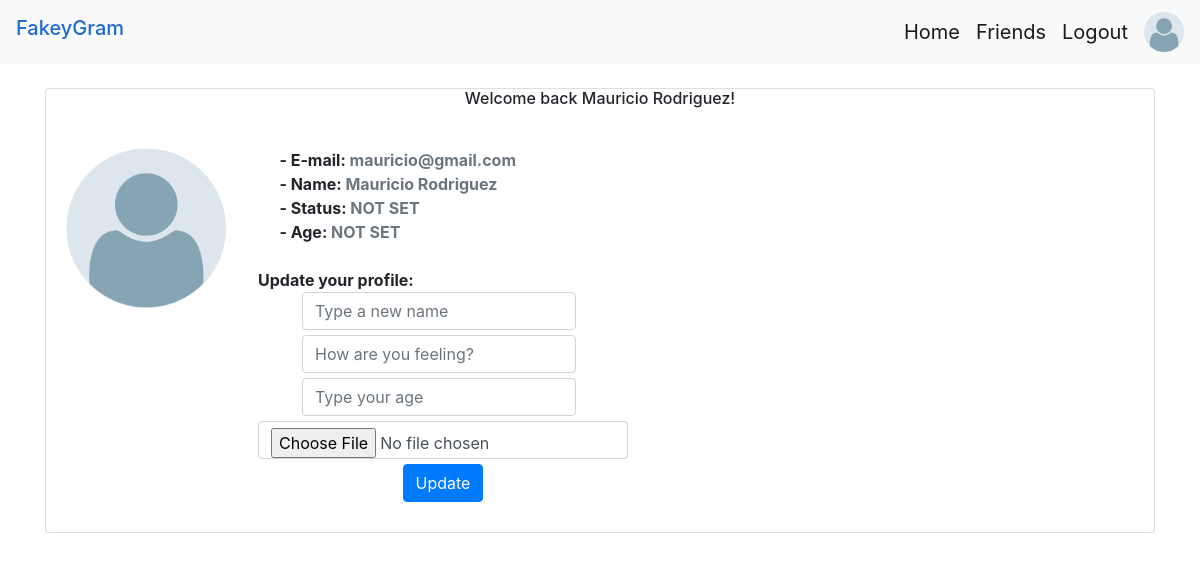
Page /profile.php?user=mauricio@gmail.com (signed in) on the earlier database version.
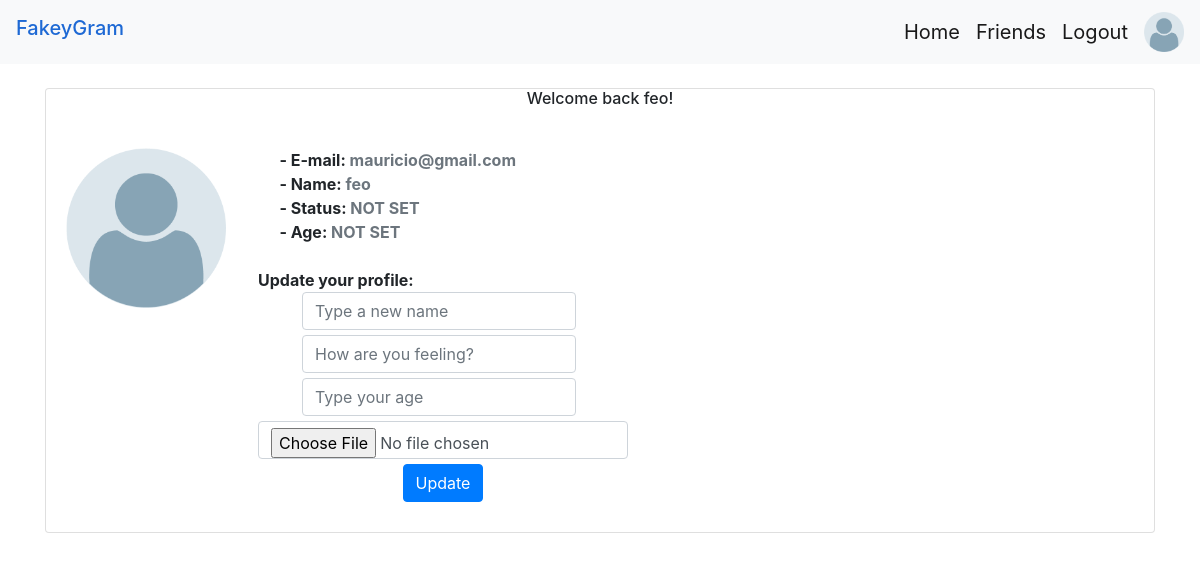
Same page on the later database version.
### tables this page shows
CREATE TABLE `users` (
  `id` int(100) NOT NULL,
  `email` varchar(255) NOT NULL,
  `name` varchar(255) NOT NULL,
  `password` varchar(255) NOT NULL,
  `pfp` varchar(255) DEFAULT 'default.png',
  `status` varchar(255) DEFAULT 'NOT SET',
  `age` varchar(255) DEFAULT 'NOT SET'
);

### profile.php (the view, shortened to what this page needs)
<?php
    include('scripts/db.php');
    if(isset($_SESSION['email'])) {
        $email = $_SESSION['email'];
    } else {
      header('Location: ./index.php?message=Please login first');
    }
    $user = $_GET['user'];
?>
<!DOCTYPE html>
<html>
<head>
    <link rel="stylesheet" href="extra/css/snackbar.css">
    <link rel="stylesheet" href="https://stackpath.bootstrapcdn.com/bootstrap/4.5.2/css/bootstrap.min.css">
</head>
<body onLoad = "myFunction()">
<nav class="navbar navbar-expand-lg navbar-light bg-light">
    <h4 style="color :#1e69d4;" class="navbar-brand">FakeyGram</h4>
    <div class="collapse navbar-collapse" id="navbarSupportedContent">
        <ul class="navbar-nav ml-auto">
        <li class="nav-item active">
            <a class="navbar-brand" href="./chats.php">Home </a>
        </li>
        <li class="nav-item active">
            <a class="navbar-brand" href="./friends.php">Friends</a>
        </li>
        <li class="nav-item">
            <a class="navbar-brand" href="./logout.php">Logout</a>
        </li>
        <?php
            $getUser = "SELECT * FROM users WHERE email = '$email'";
            $getUserStatus = mysqli_query($conn,$getUser) or die(mysqli_error($conn));
            $getUserRow = mysqli_fetch_assoc($getUserStatus);
        ?>
        <li class = "nav-item">
            <a href="profile.php?user=<?=$email?>">
            <img src="./pfp/<?=$getUserRow['pfp']?>" alt="Profile image" width = "40" class = "dropdown"/>
            </a>
        </li>
    </div>
    </nav>
<div class="container mt-4">
      <?php
        $getProfile = "SELECT * FROM users WHERE email = '$user'";
        $getProfileStatus = mysqli_query($conn,$getProfile) or die(mysqli_error($conn));
        $getProfileRow = mysqli_fetch_assoc($getProfileStatus);
      ?>
        <div class="card">
            <div class="card-title text-center">
                <h6> Welcome back <?=$getUserRow['name']?>!</h6>
            </div>
                <div class="card-body">
                    <img src="./pfp/<?=$getProfileRow['pfp']?>" alt="Profile image" width = "160" height="160" style="float: left;"/>
                    <div style="display: inline-block; position:relative;left:5% ">
                        <strong>- E-mail: <span class="text-muted"><?=$user?></span></strong>
                        <strong><br/>- Name: <span class="text-muted"><?=$getProfileRow['name']?></span></strong>
                        <strong><br/>- Status: <span class="text-muted"><?=$getProfileRow['status']?></span></strong>
                        <strong><br/>- Age: <span class="text-muted"><?=$getProfileRow['age']?></span></strong>
                     </div>
                     <?php
                          if($email == $user) {
                     ?>
                    <strong style="position:relative; left:2em;"><br/><br/> Update your profile: <br</strong>
                    <form style="display:flex; flex-direction:column; align-content:flex-start;" class="form-inline customize"method = "POST" action = "./scripts/changeProfile.php"  enctype = "multipart/form-data">
                        <input class="form-control mr-sm-2" type="text" name = "newName" placeholder="Type a new name" autocomplete="off">
                        <input class="form-control mr-sm-2" type="text" name = "status" placeholder="How are you feeling?" autocomplete="off">
                        <input class="form-control mr-sm-2" type="text" name="age" placeholder="Type your age" autocomplete="off">
                        <input type="file" class="form-control" id="pfp" name = "pfp" />
                        <button class="btn btn-primary" type="submit" id="submit">Update</button>
                    </form>
                <?php
                }
                ?>
            </div>
        </div>
</body>
</html>

Differences in the rows shown:
changed users "NOT SET": name "Mauricio Rodriguez" → "feo"
